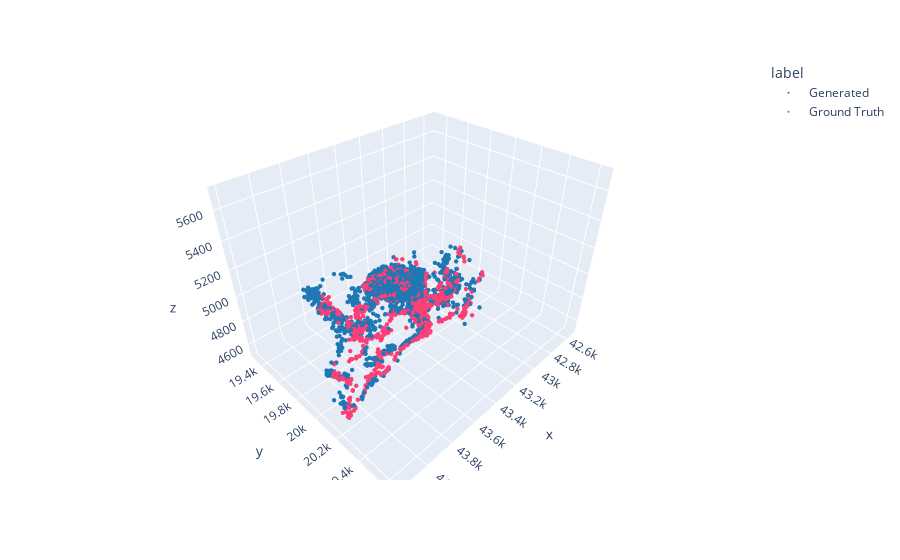

This figure's notebook cell:
### Code cell
combined = torch.cat([gen, gt], dim=0)  # combine the partial and generated point clouds
combined_labels = torch.cat([
    torch.ones(gen.shape[0]) * 0,  # label for generated points
    torch.ones(gt.shape[0]) * 1  # label for ground truth points
], dim=0)

plot(combined.cpu().numpy(), combined_labels.cpu().numpy(), label_map={0: 'Generated', 1: 'Ground Truth'})

### Figure 1 — Plotly figure (JSON) as saved in the notebook; plotly's stock layout.template omitted (floating-point values rounded to 4 significant figures; data arrays with more than 128 entries replaced by an {"elided": "..."} marker saying what was removed)
{"data": [{"hovertemplate": "label=Generated<br>x=%{x}<br>y=%{y}<br>z=%{z}<extra></extra>", "legendgroup": "Generated", "marker": {"color": "#1f77b4", "size": 1.5, "symbol": "circle"}, "mode": "markers", "name": "Generated", "scene": "scene", "showlegend": true, "type": "scatter3d", "x": {"elided": "2048 float values"}, "y": {"elided": "2048 float values"}, "z": {"elided": "2048 float values"}}, {"hovertemplate": "label=Ground Truth<br>x=%{x}<br>y=%{y}<br>z=%{z}<extra></extra>", "legendgroup": "Ground Truth", "marker": {"color": "#fd3f75", "size": 1.5, "symbol": "circle"}, "mode": "markers", "name": "Ground Truth", "scene": "scene", "showlegend": true, "type": "scatter3d", "x": {"elided": "2048 float values"}, "y": {"elided": "2048 float values"}, "z": {"elided": "2048 float values"}}], "layout": {"legend": {"title": {"text": "label"}, "tracegroupgap": 0}, "margin": {"t": 60}, "scene": {"domain": {"x": [0, 1], "y": [0, 1]}, "xaxis": {"title": {"text": "x"}}, "yaxis": {"title": {"text": "y"}}, "zaxis": {"title": {"text": "z"}}}}}
